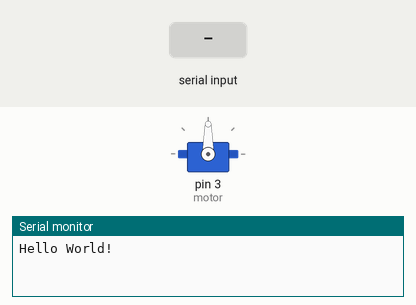
A sketch run on a simulated Arduino Uno, built with avr-gcc and run on an emulated ATmega328P. Parts: servo, the last lines printed to the serial monitor. The test bench sets the inputs (shaded band).

Above: at 1.2 s.
1.3 s: "90,45\n" received over the second serial link
At 2.0 s:
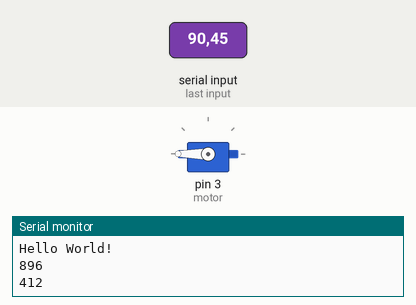
2.8 s: "30,150\n" received over the second serial link
At 3.2 s:
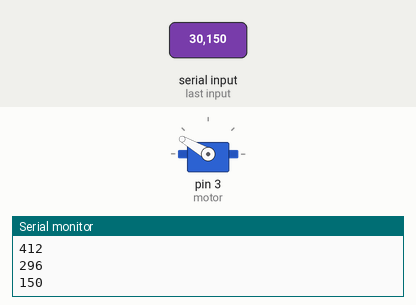
4.3 s: "1\n" received over the second serial link
At 5.5 s:
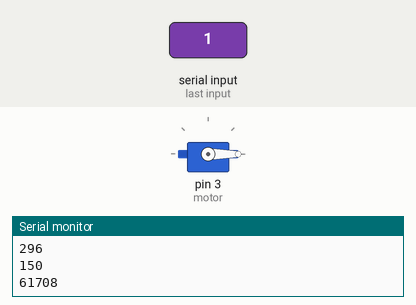
5.8 s: "200\n" received over the second serial link
At 6.6 s:
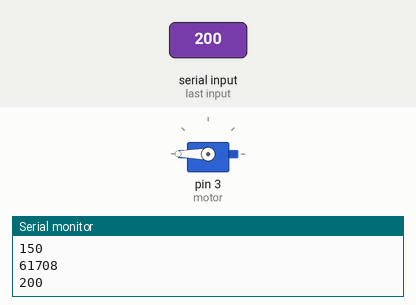
7.3 s: "2\n" received over the second serial link
At 7.8 s:
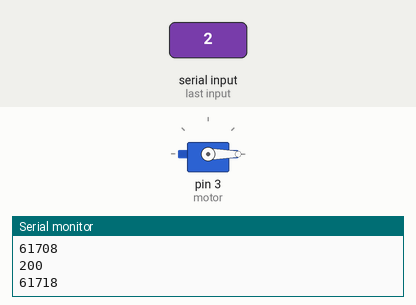
Timing chart, 0 to 9.8 s (numbered marks = the images above; inputs shaded):
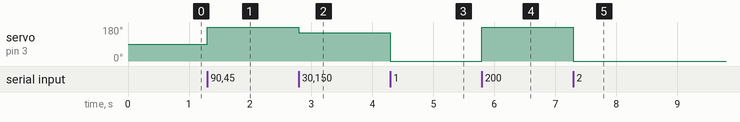

The sketch:

hc05_-_servo_control.ino
```cpp
#include <SoftwareSerial.h>
#include <Servo.h>

#define RX_ARD 7  //RX pin on Arduino
#define TX_ARD 6  //TX pin on Arduino
#define BND_RATE 38400  //default baondrate of bluetooth device

SoftwareSerial hc(RX_ARD,TX_ARD); //rx, tx
Servo motor;

int count = 0;
unsigned int degree = 0;


void setup() {

  motor.attach(3);

  Serial.begin(BND_RATE); //start serial communication with computer
  Serial.println("\nHello World!"); //seen this message on serial port on your computer?

  //serial communication boundrate with bluetooth
  hc.begin(BND_RATE);   //default value generally 38400 (sometimes 9600)

}


void loop() {

  if(hc.available())  //any message available from blue..?
  {
    count++ ;

    if(count == 1)
    {

      degree += ((hc.read()) - 48) * 100;

    }

    else if(count == 2)
    {

      degree += (hc.read() - 48) * 10;
    }

    else if(count == 3){
      degree += (hc.read() - 48) * 1;

      //MOTOR WRITE
       motor.write(degree);
       Serial.println(degree, DEC);
       hc.println(degree, DEC);

      degree = 0;
      count = 0;
    }

  }

}
```

Measured:
- after the input at 1.3 s, servo on pin 3 (motor): 90° → 180° at once
- after the input at 2.8 s, servo on pin 3 (motor): 180° → 150° at once
- after the input at 4.3 s, servo on pin 3 (motor): 150° → 0° at once
- after the input at 5.8 s, servo on pin 3 (motor): 0° → 180° at once
- after the input at 7.3 s, servo on pin 3 (motor): 180° → 0° at once
